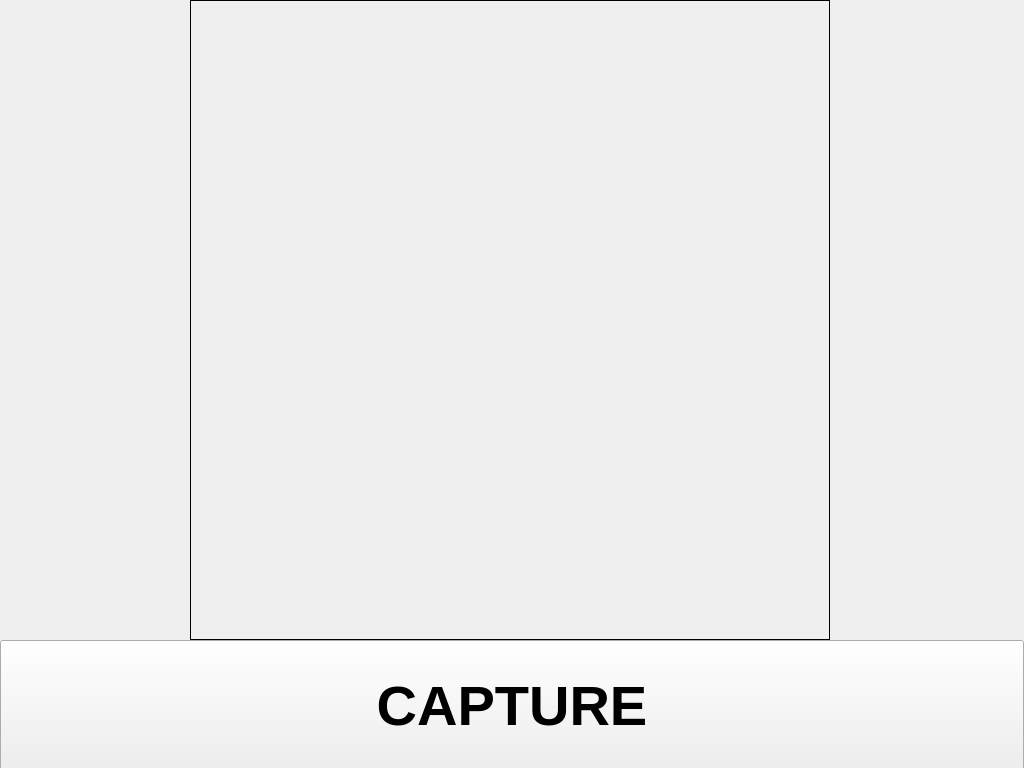
<?xml version="1.0" encoding="UTF-8"?>
<ui version="4.0">
 <class>MainWindow</class>
 <widget class="QMainWindow" name="MainWindow">
  <property name="geometry">
   <rect>
    <x>0</x>
    <y>0</y>
    <width>1024</width>
    <height>768</height>
   </rect>
  </property>
  <property name="windowTitle">
   <string>MainWindow</string>
  </property>
  <property name="styleSheet">
   <string notr="true"/>
  </property>
  <widget class="QWidget" name="centralwidget">
   <widget class="QLabel" name="Frame">
    <property name="geometry">
     <rect>
      <x>190</x>
      <y>0</y>
      <width>640</width>
      <height>640</height>
     </rect>
    </property>
    <property name="frameShape">
     <enum>QFrame::Box</enum>
    </property>
    <property name="text">
     <string/>
    </property>
   </widget>
   <widget class="QPushButton" name="CaptureButton">
    <property name="geometry">
     <rect>
      <x>0</x>
      <y>640</y>
      <width>1024</width>
      <height>131</height>
     </rect>
    </property>
    <property name="font">
     <font>
      <pointsize>42</pointsize>
      <weight>75</weight>
      <bold>true</bold>
     </font>
    </property>
    <property name="focusPolicy">
     <enum>Qt::NoFocus</enum>
    </property>
    <property name="styleSheet">
     <string notr="true"/>
    </property>
    <property name="text">
     <string>CAPTURE</string>
    </property>
   </widget>
  </widget>
 </widget>
 <resources/>
 <connections/>
</ui>
